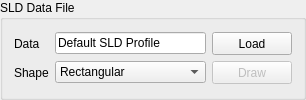
    <widget class="QGroupBox" name="groupBox_Datafile">
     <property name="font">
      <font>
       <weight>50</weight>
       <bold>false</bold>
      </font>
     </property>
     <property name="title">
      <string>SLD Data File</string>
     </property>
     <layout class="QGridLayout" name="gridLayout_5">
      <item row="0" column="0">
       <layout class="QGridLayout" name="gridLayout">
        <item row="0" column="0">
         <widget class="QLabel" name="lblData">
          <property name="font">
           <font>
            <weight>50</weight>
            <bold>false</bold>
           </font>
          </property>
          <property name="toolTip">
           <string>&lt;html&gt;&lt;head/&gt;&lt;body&gt;&lt;p&gt;Data used to simulate SANS.&lt;/p&gt;&lt;/body&gt;&lt;/html&gt;</string>
          </property>
          <property name="text">
           <string>Data</string>
          </property>
         </widget>
        </item>
        <item row="0" column="1">
         <widget class="QLineEdit" name="txtData">
          <property name="sizePolicy">
           <sizepolicy hsizetype="Preferred" vsizetype="Fixed">
            <horstretch>0</horstretch>
            <verstretch>0</verstretch>
           </sizepolicy>
          </property>
          <property name="minimumSize">
           <size>
            <width>151</width>
            <height>0</height>
           </size>
          </property>
          <property name="font">
           <font>
            <weight>50</weight>
            <bold>false</bold>
           </font>
          </property>
          <property name="toolTip">
           <string>Display name of loaded datafile.</string>
          </property>
          <property name="text">
           <string>Default SLD Profile</string>
          </property>
         </widget>
        </item>
        <item row="0" column="2">
         <widget class="QPushButton" name="cmdLoad">
          <property name="sizePolicy">
           <sizepolicy hsizetype="Minimum" vsizetype="Fixed">
            <horstretch>0</horstretch>
            <verstretch>0</verstretch>
           </sizepolicy>
          </property>
          <property name="minimumSize">
           <size>
            <width>80</width>
            <height>23</height>
           </size>
          </property>
          <property name="font">
           <font>
            <weight>50</weight>
            <bold>false</bold>
           </font>
          </property>
          <property name="toolTip">
           <string>&lt;html&gt;&lt;head/&gt;&lt;body&gt;&lt;p&gt;Only .txt, .omf, .sld and .pdf datafile formats are supported. &lt;/p&gt;&lt;p&gt;Load data and generate 3D plots in real space.&lt;/p&gt;&lt;/body&gt;&lt;/html&gt;</string>
          </property>
          <property name="text">
           <string>Load</string>
          </property>
          <property name="autoDefault">
           <bool>false</bool>
          </property>
         </widget>
        </item>
        <item row="1" column="0">
         <widget class="QLabel" name="lblShape">
          <property name="font">
           <font>
            <weight>50</weight>
            <bold>false</bold>
           </font>
          </property>
          <property name="toolTip">
           <string>&lt;html&gt;&lt;head/&gt;&lt;body&gt;&lt;p&gt;Default shape of the sample.&lt;/p&gt;&lt;/body&gt;&lt;/html&gt;</string>
          </property>
          <property name="text">
           <string>Shape</string>
          </property>
         </widget>
        </item>
        <item row="1" column="1">
         <widget class="QComboBox" name="cbShape">
          <property name="sizePolicy">
           <sizepolicy hsizetype="Preferred" vsizetype="Fixed">
            <horstretch>0</horstretch>
            <verstretch>0</verstretch>
           </sizepolicy>
          </property>
          <property name="font">
           <font>
            <weight>50</weight>
            <bold>false</bold>
           </font>
          </property>
          <property name="toolTip">
           <string>&lt;html&gt;&lt;head/&gt;&lt;body&gt;&lt;p&gt;Select the default shape of the sample.&lt;/p&gt;&lt;/body&gt;&lt;/html&gt;</string>
          </property>
          <item>
           <property name="text">
            <string>Rectangular</string>
           </property>
          </item>
         </widget>
        </item>
        <item row="1" column="2">
         <widget class="QPushButton" name="cmdDraw">
          <property name="enabled">
           <bool>false</bool>
          </property>
          <property name="sizePolicy">
           <sizepolicy hsizetype="Minimum" vsizetype="Fixed">
            <horstretch>0</horstretch>
            <verstretch>0</verstretch>
           </sizepolicy>
          </property>
          <property name="minimumSize">
           <size>
            <width>80</width>
            <height>23</height>
           </size>
          </property>
          <property name="font">
           <font>
            <weight>50</weight>
            <bold>false</bold>
           </font>
          </property>
          <property name="toolTip">
           <string>&lt;html&gt;&lt;head/&gt;&lt;body&gt;&lt;p&gt;Generate a 3D plot with arrows for the magnetic vectors.&lt;/p&gt;&lt;p&gt;It is not recommanded for a large number of pixels.&lt;/p&gt;&lt;/body&gt;&lt;/html&gt;</string>
          </property>
          <property name="text">
           <string>Draw</string>
          </property>
          <property name="autoDefault">
           <bool>false</bool>
          </property>
         </widget>
        </item>
       </layout>
      </item>
     </layout>
    </widget>
